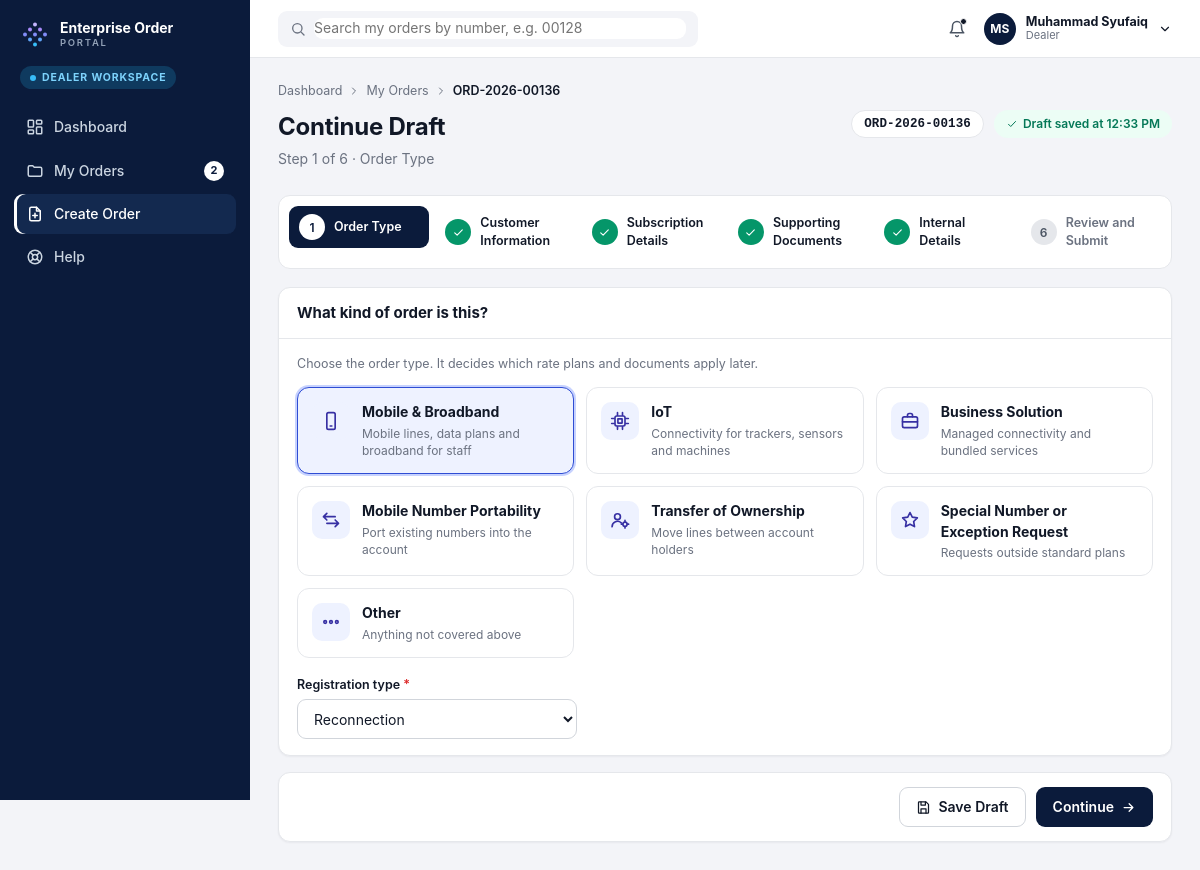
Page /dealer/orders/ORD-2026-00136/edit (signed in) on the committed database.
### tables this page shows
CREATE TABLE users (
    id      INTEGER PRIMARY KEY AUTOINCREMENT,
    name    TEXT NOT NULL,
    short_name TEXT NOT NULL,          -- how we greet them: 'Syufaiq'
    email   TEXT NOT NULL UNIQUE,
    role    TEXT NOT NULL,            -- 'dealer', 'processor' or 'admin'
    team    TEXT,
    region  TEXT,
    status  TEXT DEFAULT 'Active',
    last_active TEXT
);

CREATE TABLE orders (
    id                  INTEGER PRIMARY KEY AUTOINCREMENT,
    order_number        TEXT NOT NULL UNIQUE,      -- e.g. ORD-2026-00128
    dealer_id           INTEGER NOT NULL REFERENCES users(id),
    status              TEXT NOT NULL,
    order_type          TEXT,                      -- e.g. Mobile & Broadband (empty in a new draft)
    registration_type   TEXT,                      -- e.g. New Connection
    customer_type       TEXT DEFAULT 'Corporate Account',  -- or Corporate Individual
    created_at          TEXT NOT NULL,             -- 'YYYY-MM-DD HH:MM'
    updated_at          TEXT NOT NULL,
    submitted_at        TEXT,
    reference_id        TEXT,
    submissions         INTEGER NOT NULL DEFAULT 0,
    amendment_cycles    INTEGER NOT NULL DEFAULT 0,
    other_requirements  TEXT,

    -- Customer information
    company_name        TEXT,                      -- empty until step 2 is filled in
    brn                 TEXT,                      -- new business registration no.
    old_brn             TEXT,
    tin                 TEXT,                      -- tax identification no.
    sst_no              TEXT,
    existing_account_no TEXT,
    address             TEXT,
    city                TEXT,
    postcode            TEXT,
    contact_name        TEXT,
    contact_id_no       TEXT,
    contact_designation TEXT,
    contact_phone       TEXT,
    contact_email       TEXT,

    -- Internal processing information
    partner_name        TEXT,
    channel             TEXT,
    region              TEXT,
    account_manager     TEXT,
    customer_category   TEXT,
    site_contact_name   TEXT,
    site_contact_number TEXT,
    device_model        TEXT,
    device_quantity     INTEGER,
    service_address     TEXT,
    installation_address TEXT,
    internal_notes      TEXT,

    -- Amendment (only filled when a Processor returns the order)
    amendment_category  TEXT,
    amendment_reason    TEXT,
    amendment_sections  TEXT,                      -- comma separated
    amendment_by        TEXT,
    amendment_at        TEXT,
    amendment_due       TEXT,

    -- Approval / completion
    approved_by         TEXT,
    approved_at         TEXT,
    completed_by        TEXT,
    completed_at        TEXT
);

### portal/wizard.py (the view, shortened to what this page needs)
@bp.route("/<order_number>/edit", methods=["GET", "POST"])
@login_required("dealer")
def edit(order_number):
    db = get_db()
    order = _my_order_or_404(order_number)
    if order["status"] not in EDITABLE:
        _toast("error", "This order is locked",
               f"{order_number} is {order['status']} and can no longer be edited.")
        return redirect(url_for("dealer.order_detail", order_number=order_number))
    if (request.method == "GET" and "step" not in request.args
            and order["status"] == "Amendment Required"):
        flagged = [C.AMEND_SECTIONS[x] for x in forms.split_sections(order["amendment_sections"])]
        if flagged:
            return redirect(url_for("wizard.edit", order_number=order_number, step=min(flagged)))
    step = _step_from_request()
    if request.method == "GET":
        values = forms.load_values(db, order, step) if step != 4 and step != 6 else {}
        return _render_step(db, order, step, values, {})

### portal/auth.py (called while the page is built)
@bp.before_app_request
def load_logged_in_user():
    user_id = session.get("user_id")
    if user_id is None:
        g.user = None
    else:
        g.user = get_db().execute(
            "SELECT * FROM users WHERE id = ?", (user_id,)
        ).fetchone()

def login_required(*roles):
    def decorator(view):
        @functools.wraps(view)
        def wrapped(**kwargs):
            if g.user is None:
                return redirect(url_for("auth.login"))
            if roles and g.user["role"] not in roles:
                abort(403)  # signed in, but this page is for another role
            return view(**kwargs)
        return wrapped
    return decorator

### portal/constants.py (called while the page is built)
def plans_for(order_type):
    return PLANS_BY_ORDER_TYPE.get(order_type, _MOBILE_PLANS)

def required_doc_keys(customer_type, order_type):
    if customer_type == "Corporate Individual":
        required = [
            "authorised_rep_id",
            "proof_employment",
            "authorisation_letter",
            "signed_form",
        ]
    else:
        required = [
            "company_registration",
            "authorised_rep_id",
            "director_id",
            "authorisation_letter",
            "signed_form",
        ]
    if order_type == "Business Solution":
        required.insert(1, "financial")
    return required

### portal/db.py (called while the page is built)
def get_db():
    if "db" not in g:
        g.db = sqlite3.connect(current_app.config["DATABASE"])
        g.db.row_factory = sqlite3.Row
    return g.db

### portal/dealer.py (called while the page is built)
def _my_order_or_404(order_number):
    order = get_db().execute(
        "SELECT * FROM orders WHERE order_number = ? AND dealer_id = ?",
        (order_number, g.user["id"]),
    ).fetchone()
    if order is None:
        abort(404)
    return order

### portal/forms.py (called while the page is built)
def clean(value):
    return (value or "").strip()

def to_int(value, default=0):
    try:
        return int(float(clean(str(value)).replace(",", "")))
    except (TypeError, ValueError):
        return default

def to_float(value, default=0.0):
    try:
        return float(clean(str(value)).replace(",", ""))
    except (TypeError, ValueError):
        return default

def is_number(value):
    try:
        float(clean(str(value)).replace(",", ""))
        return True
    except ValueError:
        return False

def strip_phone(value):
    return re.sub(r"[\s\-()]", "", value)

def _too_long(v, e, field, label):
    if len(v.get(field, "")) > MAX_LEN[field]:
        e[field] = f"{label} must be {MAX_LEN[field]} characters or fewer."

### portal/templates/dealer/wizard.html (shortened to what this page needs)
{% extends "base.html" %}
{% from "_macros.html" import icon %}
{% block content %}
<nav class="breadcrumb">
  <a href="{{ url_for('dealer.dashboard') }}">Dashboard</a> {{ icon('chevron-right', 12) }}
  <a href="{{ url_for('dealer.orders') }}">My Orders</a> {{ icon('chevron-right', 12) }}
  <b>{{ order.order_number if order else 'Create New Order' }}</b>
</nav>
<div class="page-head">
  <div>
    <h1>{{ 'Edit and Resubmit' if amend_sections is defined else ('Continue Draft' if order else 'Create New Order') }}</h1>
    <p class="muted">Step {{ step }} of 6 &middot; {{ step_title }}</p>
  </div>
  <div class="wz-chips">
    {% if order %}<span class="mono chip-plain">{{ order.order_number }}</span>{% endif %}
    <span class="save-chip" id="save-chip" data-saved="{{ 'yes' if order else 'no' }}">
      {% if order %}{{ icon('check', 12) }} {{ 'Draft saved' if order.status == 'Draft' else 'Saved' }} at {{ order.updated_at|time }}
      {% else %}Not saved yet{% endif %}
    </span>
  </div>
</div>
<ol class="wz-steps">
  {% for n, name in C.WIZARD_STEPS %}
  {% set state = 'current' if n == step else ('done' if done[n] else 'todo') %}
  <li class="wz-step wz-{{ state }}">
    {% if order and n != step %}
    <a href="{{ url_for('wizard.edit', order_number=order.order_number, step=n) }}">
    {% else %}<span class="wz-link">{% endif %}
      <i class="wz-dot">{% if state == 'done' %}{{ icon('check', 13) }}{% else %}{{ n }}{% endif %}</i>
      <span class="wz-name">{{ name }}</span>
    {% if order and n != step %}</a>{% else %}</span>{% endif %}
  </li>
  {% endfor %}
</ol>
{% if order %}
  {% set action_url = url_for('wizard.edit', order_number=order.order_number, step=step) %}
{% else %}
  {% set action_url = url_for('wizard.create') %}
{% endif %}
{% macro footer(show_save=true, next_label='Continue') %}
<div class="wz-footer">
  <div class="wz-footer-right">
    {% if show_save %}<button class="btn btn-outline" type="submit" name="action" value="save">{{ icon('save', 15) }} Save Draft</button>{% endif %}
    {% if step < 6 %}<button class="btn btn-primary" type="submit" name="action" value="next">{{ next_label }} {{ icon('arrow-right', 15) }}</button>
    {% else %}<button class="btn btn-primary" type="button" id="open-submit" data-ready="{{ 1 if ready else 0 }}">{{ icon('send', 15) }} {{ 'Resubmit Order' if amend_sections is defined else 'Submit Order' }}</button>{% endif %}
  </div>
</div>
{% endmacro %}
{% if step in (4, 6) %}
  {# Steps 4 and 6 contain their own forms (uploads / submit), so the
     navigation buttons get a separate small form. #}
  {% include "dealer/wizard/_step%d.html"|format(step) %}
  <form method="post" action="{{ action_url }}" class="card wz-nav">
    <input type="hidden" name="step" value="{{ step }}">
    {{ footer(show_save=(step == 4)) }}
  </form>
{% else %}
  <form method="post" action="{{ action_url }}" class="wz-form" id="wizard-form" novalidate
        data-prices='{{ C.RATE_PLANS|tojson }}' data-ctype="{{ values.customer_type or 'Corporate Account' }}">
    {% include "dealer/wizard/_step%d.html"|format(step) %}
    <div class="card wz-nav">{{ footer() }}</div>
  </form>
{% endif %}
{% endblock %}

### portal/templates/base.html (shortened to what this page needs)
<!doctype html>
{% from "_macros.html" import icon, logo %}
<html lang="en">
<head>
  <link rel="stylesheet" href="{{ url_for('static', filename='css/app.css') }}">
</head>
<body>
{% block body %}
<div class="app">
  <aside class="sidebar">
    <a class="brand" href="{{ url_for('auth.index') }}">
      {{ logo(30) }}
      <span class="brand-text"><b>Enterprise Order</b><small>PORTAL</small></span>
    </a>
    <div class="workspace-badge"><span class="dot"></span>{{ workspace_label }}</div>
    <nav class="nav">
      {% for key, label, icon_name, url, badge in nav_items %}
      <a class="nav-item {% if key == active %}active{% endif %}" href="{{ url }}">
        {{ icon(icon_name, 18) }}<span>{{ label }}</span>
        {% if badge %}<span class="nav-badge">{{ badge }}</span>{% endif %}
      </a>
      {% endfor %}
    </nav>
  </aside>
  <div class="main">
    <header class="topbar">
      {% if current_user.role == 'dealer' %}
      <form class="search" action="{{ url_for('dealer.search') }}" method="get" role="search">
        {{ icon('search', 16) }}
        <input type="search" name="q" placeholder="Search my orders by number, e.g. 00128" aria-label="Search orders">
      </form>
      {% else %}
      <div class="search">
        {{ icon('search', 16) }}
        <input type="search" placeholder="Search orders by number, e.g. 00128" disabled aria-label="Search orders">
      </div>
      {% endif %}
      <div class="topbar-right">
        <span class="bell">{{ icon('bell', 18) }}<i class="bell-dot"></i></span>
        <details class="user-menu">
          <summary>
            <span class="avatar">{{ current_user.name|initials }}</span>
            <span class="user-text"><b>{{ current_user.name }}</b><small>{{ current_user.role|capitalize }}</small></span>
            {{ icon('chevron-down', 14) }}
          </summary>
        </details>
      </div>
    </header>
    <main class="content">
      {% block content %}{% endblock %}
    </main>
  </div>
</div>
{% endblock %}
</body>
</html>

### rows in the picture
users: name|initials "MS", name "Muhammad Syufaiq", role "Dealer"
orders: order_number "ORD-2026-00136", status "Draft saved", updated_at "12:33 PM"

### other values in the picture
{{ workspace_label }} "DEALER WORKSPACE"
{{ label }} "Dashboard" "My Orders" "Create Order" "Help"
{{ badge }} "2"
{{ step }} "1"
{{ step_title }} "Order Type"
{{ n }} "1" "6"
{{ name }} "Order Type" "Customer Information" "Subscription Details" "Supporting Documents" "Internal Details" "Review and Submit"
{{ t }} "Mobile & Broadband" "IoT" "Business Solution" "Mobile Number Portability" "Transfer of Ownership" "Special Number or Exception Request" "Other"
{{ info[1] }} "Mobile lines, data plans and broadband for staff" "Connectivity for trackers, sensors and machines" "Managed connectivity and bundled services" "Port existing numbers into the account" "Move lines between account holders" "Requests outside standard plans" "Anything not covered above"
{{ label }} "Registration type"
{{ next_label }} "Continue"
form field registration_type "Reconnection"
